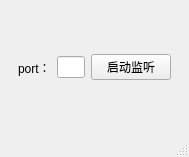
<?xml version="1.0" encoding="UTF-8"?>
<ui version="4.0">
 <class>MainWindow</class>
 <widget class="QMainWindow" name="MainWindow">
  <property name="geometry">
   <rect>
    <x>0</x>
    <y>0</y>
    <width>189</width>
    <height>157</height>
   </rect>
  </property>
  <property name="windowTitle">
   <string>MainWindow</string>
  </property>
  <widget class="QWidget" name="centralwidget">
   <layout class="QVBoxLayout" name="verticalLayout">
    <item>
     <widget class="QWidget" name="widget" native="true">
      <layout class="QHBoxLayout" name="horizontalLayout">
       <item>
        <widget class="QLabel" name="label">
         <property name="text">
          <string>port：</string>
         </property>
        </widget>
       </item>
       <item>
        <widget class="QLineEdit" name="port"/>
       </item>
       <item>
        <widget class="QPushButton" name="setListen">
         <property name="text">
          <string>启动监听</string>
         </property>
        </widget>
       </item>
      </layout>
     </widget>
    </item>
   </layout>
  </widget>
  <widget class="QMenuBar" name="menubar">
   <property name="geometry">
    <rect>
     <x>0</x>
     <y>0</y>
     <width>189</width>
     <height>18</height>
    </rect>
   </property>
  </widget>
  <widget class="QStatusBar" name="statusbar"/>
 </widget>
 <resources/>
 <connections/>
</ui>
